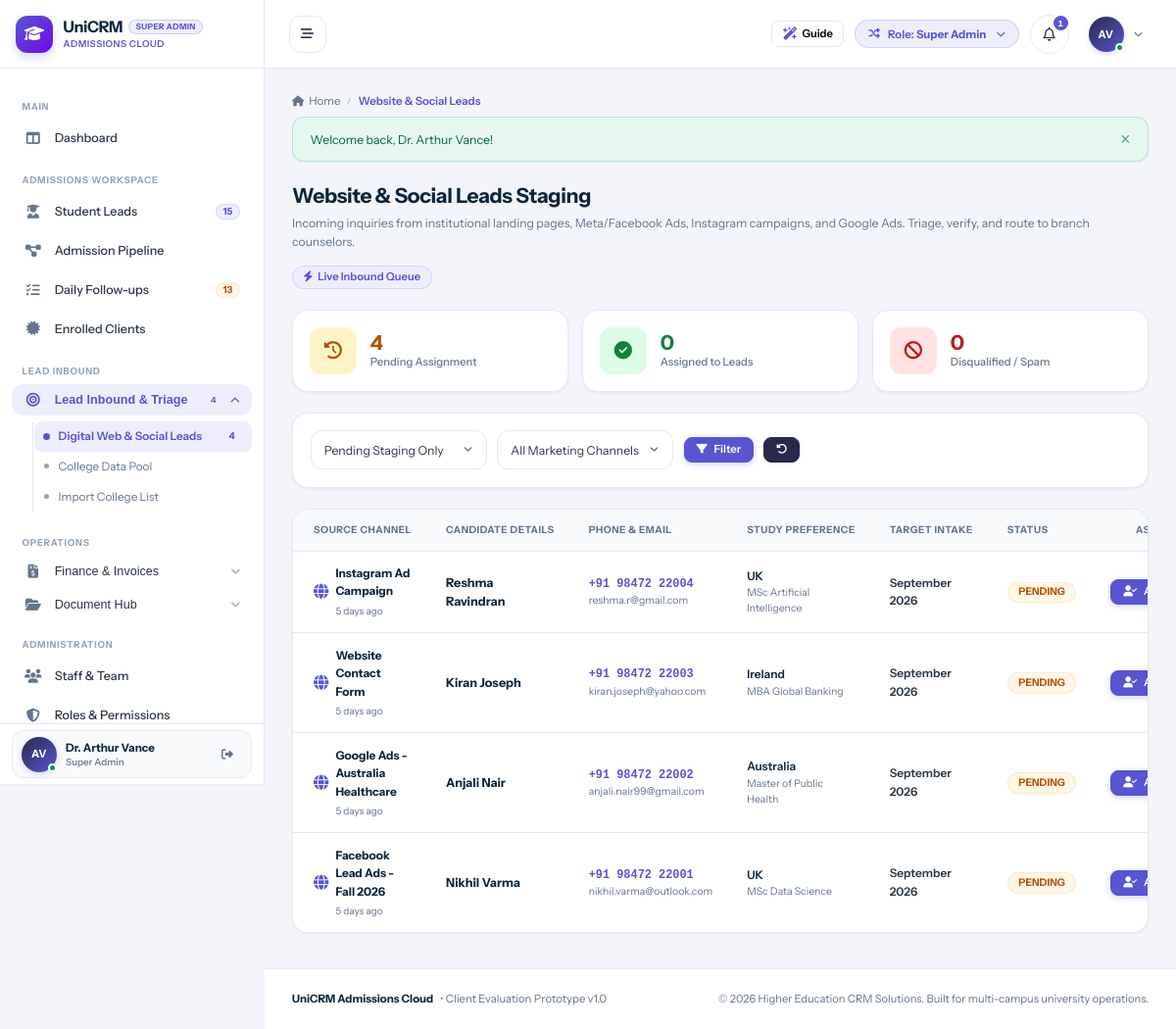
The app's page /data/web_leads.php (signed in) with its own data.
### tables this page shows
CREATE TABLE `users` (
  `id` int(11) NOT NULL AUTO_INCREMENT,
  `branch_id` int(11) DEFAULT NULL,
  `role_id` int(11) NOT NULL,
  `manager_id` int(11) DEFAULT NULL,
  `reporting_manager_id` int(11) DEFAULT NULL,
  `name` varchar(150) NOT NULL,
  `email` varchar(150) NOT NULL,
  `password` varchar(255) NOT NULL,
  `phone` varchar(50) DEFAULT NULL,
  `designation` varchar(100) DEFAULT NULL,
  `avatar` varchar(255) DEFAULT NULL,
  `status` enum('Active','Inactive') DEFAULT 'Active',
  `created_at` datetime DEFAULT current_timestamp(),
  `updated_at` datetime DEFAULT NULL ON UPDATE current_timestamp(),
  PRIMARY KEY (`id`),
  UNIQUE KEY `email` (`email`),
  KEY `idx_branch` (`branch_id`),
  KEY `idx_role` (`role_id`),
  KEY `idx_manager` (`manager_id`)
);

CREATE TABLE `roles` (
  `id` int(11) NOT NULL AUTO_INCREMENT,
  `name` varchar(50) NOT NULL,
  `label` varchar(100) NOT NULL,
  `description` text DEFAULT NULL,
  `created_at` datetime DEFAULT current_timestamp(),
  PRIMARY KEY (`id`),
  UNIQUE KEY `name` (`name`)
);

CREATE TABLE `web_leads` (
  `id` int(11) NOT NULL AUTO_INCREMENT,
  `student_name` varchar(150) NOT NULL,
  `full_name` varchar(150) DEFAULT NULL,
  `mobile_number` varchar(50) NOT NULL,
  `phone` varchar(50) DEFAULT NULL,
  `phone_normalized` varchar(20) NOT NULL,
  `email` varchar(150) DEFAULT NULL,
  `city_state` varchar(150) DEFAULT NULL,
  `target_course` varchar(150) DEFAULT NULL,
  `target_university` varchar(150) DEFAULT NULL,
  `intake` varchar(100) DEFAULT 'September 2026',
  `target_country` varchar(100) DEFAULT NULL,
  `nearest_branch_id` int(11) DEFAULT NULL,
  `branch_id` int(11) DEFAULT NULL,
  `source_campaign` varchar(150) DEFAULT NULL,
  `notes` text DEFAULT NULL,
  `source` varchar(150) DEFAULT NULL,
  `status` varchar(50) DEFAULT 'Pending',
  `assigned_counselor_id` int(11) DEFAULT NULL,
  `assigned_branch_id` int(11) DEFAULT NULL,
  `converted_lead_id` int(11) DEFAULT NULL,
  `assigned_lead_id` int(11) DEFAULT NULL,
  `converted_by` int(11) DEFAULT NULL,
  `converted_at` datetime DEFAULT NULL,
  `assigned_at` datetime DEFAULT NULL,
  `created_at` datetime DEFAULT current_timestamp(),
  PRIMARY KEY (`id`),
  KEY `idx_phone` (`phone_normalized`),
  KEY `idx_status` (`status`)
);

### data/web_leads.php (the view, shortened to what the rows shown need)
<?php
require_once __DIR__ . '/../config/database.php';
require_once __DIR__ . '/../config/helpers.php';
require_once __DIR__ . '/../includes/auth.php';
require_login();
$statusFilter = trim($_GET['status'] ?? 'Pending');
$where = ["1=1"];
$params = [];
if ($statusFilter !== 'All') {
    $where[] = "w.status = ?";
    $params[] = $statusFilter;
}
$whereSql = implode(' AND ', $where);
$sql = "
    SELECT w.*, b.name AS branch_name, u.name AS counselor_name, l.lead_code
    FROM web_leads w
    LEFT JOIN branches b ON w.branch_id = b.id
    LEFT JOIN users u ON w.assigned_counselor_id = u.id
    LEFT JOIN leads l ON w.assigned_lead_id = l.id
    WHERE {$whereSql}
    ORDER BY w.id DESC
";
$stmt = $pdo->prepare($sql);
$stmt->execute($params);
$webLeads = $stmt->fetchAll();
include __DIR__ . '/../includes/header.php';
?>
<div class="page-header" style="display:flex; justify-content:space-between; align-items:flex-start; margin-bottom:1.5rem; flex-wrap:wrap; gap:1rem;">
  <div>
    <h1 style="font-size:1.5rem; font-weight:700; color:var(--text-heading); margin:0 0 0.35rem 0;">Website & Social Leads Staging</h1>
  </div>
</div>
<div class="card">
  <div class="table-responsive">
    <table class="data-table">
      <thead>
        <tr>
          <th>Source Channel</th>
          <th>Candidate Details</th>
          <th>Phone & Email</th>
          <th>Study Preference</th>
          <th>Target Intake</th>
          <th>Status</th>
          <th style="text-align:right;">Assignment & Action</th>
        </tr>
      </thead>
      <tbody>
        <?php if (empty($webLeads)): ?>
          <tr>
            <td colspan="7" style="text-align:center; padding:3rem; color:var(--text-muted);">
              <i class="fa-solid fa-inbox" style="font-size:2rem; margin-bottom:0.75rem; display:block; color:var(--text-light);"></i>
              No inbound digital leads currently match this filter.
            </td>
          </tr>
        <?php else: ?>
          <?php foreach ($webLeads as $lead):
            $sourceIcon = match($lead['source']) {
                'Meta Ads' => 'fa-brands fa-facebook',
                'Instagram' => 'fa-brands fa-instagram',
                'Google Ads' => 'fa-brands fa-google',
                default => 'fa-solid fa-globe'
            };
            $sourceColor = match($lead['source']) {
                'Meta Ads' => '#1877f2',
                'Instagram' => '#e1306c',
                'Google Ads' => '#ea4335',
                default => 'var(--primary)'
            };
          ?>
            <tr>
              <td>
                <div style="display:flex; align-items:center; gap:0.5rem;">
                  <i class="<?= $sourceIcon ?>" style="color:<?= $sourceColor ?>; font-size:1.1rem;"></i>
                  <div>
                    <strong style="font-size:0.85rem; color:var(--text-heading); display:block;"><?= htmlspecialchars($lead['source']) ?></strong>
                    <span style="font-size:0.72rem; color:var(--text-muted);"><?= time_ago($lead['created_at']) ?></span>
                  </div>
                </div>
              </td>
              <td>
                <div style="font-weight:700; color:var(--text-heading); font-size:0.9rem;">
                  <?= htmlspecialchars($lead['full_name']) ?>
                </div>
              </td>
              <td>
                <div style="font-family:monospace; font-weight:700; color:var(--primary); font-size:0.85rem;">
                  <?= htmlspecialchars($lead['phone']) ?>
                </div>
                <?php if (!empty($lead['email'])): ?>
                  <div style="font-size:0.75rem; color:var(--text-muted);">
                    <?= htmlspecialchars($lead['email']) ?>
                  </div>
                <?php endif; ?>
              </td>
              <td>
                <div style="font-weight:600; font-size:0.85rem; color:var(--text-heading);">
                  <?= htmlspecialchars($lead['target_country'] ?: 'Global') ?>
                </div>
                <div style="font-size:0.75rem; color:var(--text-muted);">
                  <?= htmlspecialchars($lead['target_course'] ?: 'Any') ?>
                </div>
              </td>
              <td style="font-weight:600; font-size:0.85rem;">
                <?= htmlspecialchars($lead['intake'] ?: 'Immediate') ?>
              </td>
              <td>
                <?php if ($lead['status'] === 'Pending'): ?>
                  <span class="badge badge-warning" style="font-weight:700;">PENDING</span>
                <?php else: ?>
                  <span class="badge badge-danger">DISQUALIFIED</span>
                <?php endif; ?>
              </td>
              <td style="text-align:right;">
                <?php if ($lead['status'] === 'Pending' && can('web_leads', 'assign')): ?>
                  <button type="button" class="btn btn-primary btn-sm" onclick="openAssignModal(<?= htmlspecialchars(json_encode($lead)) ?>)">
                    <i class="fa-solid fa-user-check"></i> Assign to Counselor
                  </button>
                <?php elseif ($lead['status'] === 'Assigned' && !empty($lead['assigned_lead_id'])): ?>
                  <a href="<?= base_url('leads/view.php?id=' . $lead['assigned_lead_id']) ?>" class="btn btn-secondary btn-sm">
                    <i class="fa-solid fa-eye"></i> View Lead
                  </a>
                <?php else: ?>
                  <span style="font-size:0.75rem; color:var(--text-light);">—</span>
                <?php endif; ?>
              </td>
            </tr>
          <?php endforeach; ?>
        <?php endif; ?>
      </tbody>
    </table>
  </div>
</div>
<?php include __DIR__ . '/../includes/footer.php'; ?>

### includes/header.php (shortened to what the rows shown need)
<?php
require_once __DIR__ . '/auth.php';
$currentUser = current_user();
$unreadNotifCount = $currentUser ? get_unread_notifications_count($currentUser['id']) : 0;
?>
<!DOCTYPE html>
<html lang="en">
<head>
  <link rel="stylesheet" href="https://cdnjs.cloudflare.com/ajax/libs/font-awesome/6.5.1/css/all.min.css">
  <link rel="stylesheet" href="<?= base_url('assets/css/style.css') ?>">
</head>
<body>
<div id="app-layout">
  <?php include __DIR__ . '/sidebar.php'; ?>
  <div id="main-wrapper">
    <header id="top-navbar">
      <div class="navbar-right">
        <div class="role-switcher-dropdown" style="position: relative;">
          <button type="button" class="role-switcher-btn" id="role-switcher-btn" title="Simulate different role permissions">
            <span>Role: <strong><?= htmlspecialchars($currentUser['role_label'] ?? 'Guest') ?></strong></span>
          </button>
        </div>
        <div style="position: relative;">
          <button type="button" class="notification-bell-btn" id="notif-bell-btn" title="Notifications">
            <i class="fa-regular fa-bell"></i>
            <?php if ($unreadNotifCount > 0): ?>
              <span class="notification-counter"><?= $unreadNotifCount ?></span>
            <?php endif; ?>
          </button>
        </div>
        <div style="position: relative;">
          <button type="button" class="profile-dropdown-btn" id="user-profile-btn">
            <div class="user-avatar-sm online">
              <?= user_initials($currentUser['name'] ?? 'U') ?>
            </div>
            <i class="fa-solid fa-chevron-down" style="font-size:0.65rem; color:var(--text-muted);"></i>
          </button>
        </div>
      </div>
    </header>
    <main class="content-area">

### includes/sidebar.php (shortened to what the rows shown need)
<?php
$currentUser = current_user();
?>
<aside id="sidebar">
<?php
$rawRoleLabel = $currentUser['role_label'] ?? 'Staff';
$headerRoleBadge = $rawRoleLabel;
?>
  <div class="sidebar-header" id="sidebar-brand-header">
    <a href="<?= base_url('dashboard/index.php') ?>" class="brand-wrapper">
      <div class="brand-text">
        <div class="brand-title-row">
          <h1 class="brand-title">UniCRM</h1>
          <span class="sidebar-role-badge sidebar-demo-badge" title="<?= htmlspecialchars($rawRoleLabel) ?>"><?= htmlspecialchars($headerRoleBadge) ?></span>
        </div>
      </div>
    </a>
  </div>
  <div class="sidebar-user">
    <div class="sidebar-user-card">
      <div class="user-snippet">
        <div class="user-avatar-sm online" title="<?= htmlspecialchars($currentUser['name'] ?? 'User') ?>">
          <?= user_initials($currentUser['name'] ?? 'U') ?>
        </div>
        <div class="user-info">
          <span class="user-name" title="<?= htmlspecialchars($currentUser['name'] ?? 'User') ?>"><?= htmlspecialchars($currentUser['name'] ?? 'User') ?></span>
          <span class="user-role"><?= htmlspecialchars($currentUser['role_label'] ?? 'Staff') ?></span>
        </div>
      </div>
    </div>
  </div>
</aside>

### records on screen
users: role.label "SUPER ADMIN", name "AV", name "Dr. Arthur Vance", role.label "Super Admin", id "1"
web_leads: source "Instagram Ad Campaign", created_at "5 days ago", full_name "Reshma Ravindran", phone "+91 98472 22004", email "reshma.r@gmail.com", target_country "UK", target_course "MSc Artificial Intelligence", intake "September 2026", status "PENDING"
web_leads: source "Website Contact Form", created_at "5 days ago", full_name "Kiran Joseph", phone "+91 98472 22003", email "kiran.joseph@yahoo.com", target_country "Ireland", target_course "MBA Global Banking", intake "September 2026", status "PENDING"
web_leads: source "Google Ads - Australia Healthcare", created_at "5 days ago", full_name "Anjali Nair", phone "+91 98472 22002", email "anjali.nair99@gmail.com", target_country "Australia", target_course "Master of Public Health", intake "September 2026", status "PENDING"
web_leads: source "Facebook Lead Ads - Fall 2026", created_at "5 days ago", full_name "Nikhil Varma", phone "+91 98472 22001", email "nikhil.varma@outlook.com", target_country "UK", target_course "MSc Data Science", intake "September 2026", status "PENDING"

### other values on screen
$sidebarActiveLeadsCount "15"
$sidebarTotalTasks "13"
$sidebarWebLeadsCount "4"
$pageTitle "Website & Social Leads"
$flash['message'] "Welcome back, Dr. Arthur Vance!"
$pendingCount "4"
$assignedCount "0"
$disqualifiedCount "0"
